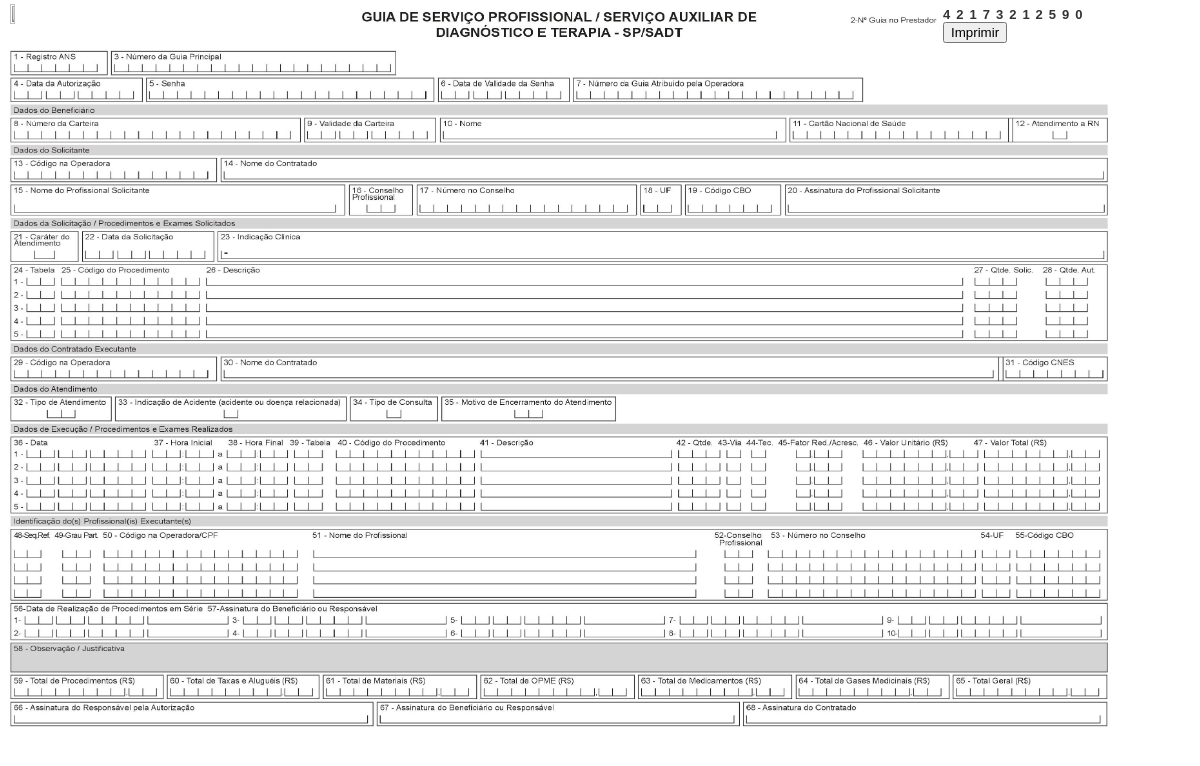
Before: /GuiaSadt10direto.php with the older database file.
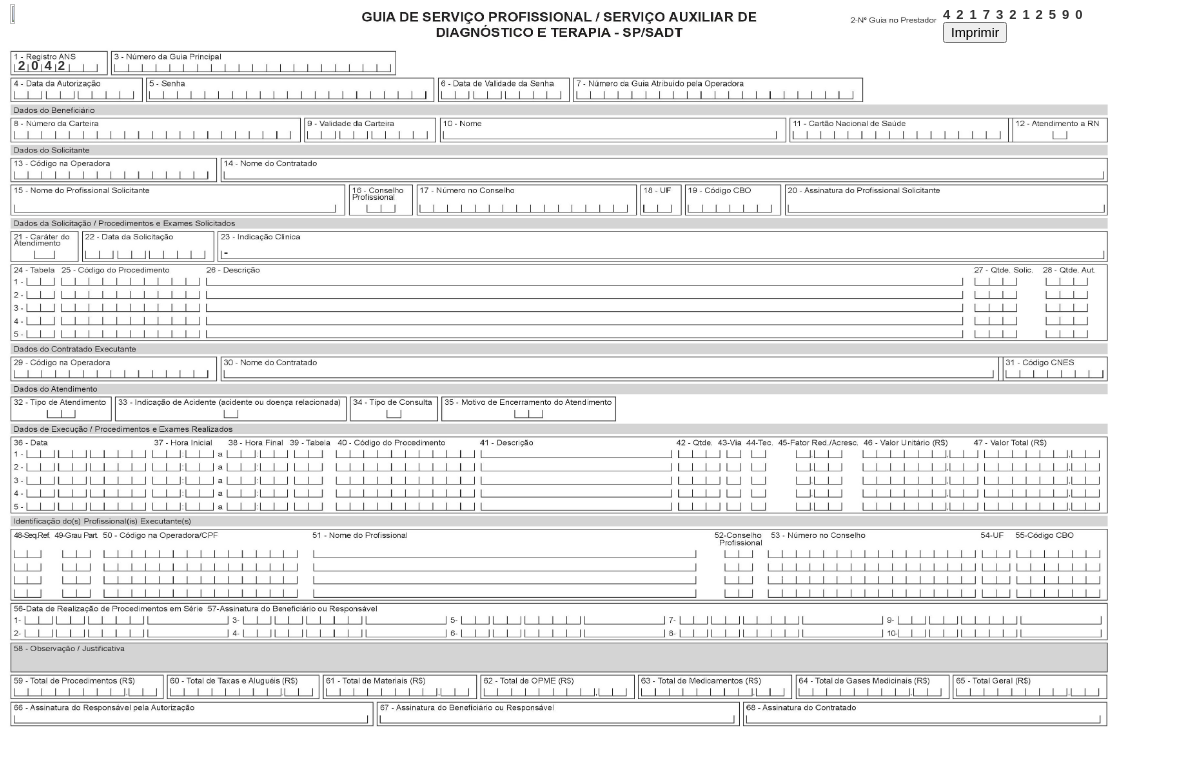
After: the same page with the newer database file.
### tables this page shows
CREATE TABLE `configuracoes` (
  `id` int(50) NOT NULL,
  `nome` varchar(50) NOT NULL,
  `ans` int(50) NOT NULL
);

### buscaconfig.php (called while the page is built, shortened)
<?php
$link = mysql_connect('localhost','root','');
$conexao = mysql_select_db('clinica',$link); if($conexao){
$sql = "SELECT * FROM configuracoes ";
$consulta = mysql_query($sql);
while( $registro = mysql_fetch_assoc($consulta)){
	 $ans =  $registro["ans"] ;
}}
?>

### GuiaSadt10direto.php (the view, shortened to what this page needs)
<?php
include 'buscaconfig.php';
$numeroaleatorio=rand(200, 100000000000);
$nome_medico = $_GET["nome_medico"];
$imagem = $_GET["imagem"];
$nomecliente = $_GET["nomecliente"];
$contratador = $_GET["contratador"];
$empresa = $_GET["empresa"];
$conselho= $_GET["conselho"];
$crm = $_GET["crm"];
$uf = $_GET["uf"];
$cbo = $_GET["cbo"];
$codigocid = $_GET["codigocid"];
$descricaocid = $_GET["descricaocid"];
$procedimento_tabela10= $_GET["procedimento_tabela10"];
$procedimento_codigo10= $_GET["procedimento_codigo10"];
$procedimento_nome10=$_GET["procedimento_nome10"];
?>
<!DOCTYPE html PUBLIC "-//W3C//DTD XHTML 1.0 Transitional//EN" "http://www.w3.org/TR/xhtml1/DTD/xhtml1-transitional.dtd">
<html xmlns="http://www.w3.org/1999/xhtml">
<head>
</head>
<div id="bg">
<img src="img/00001.jpg"/>
</div>
<div class="convenioimg"><img src="<?php echo $imagem ; ?>" width="50%" height="50%" /><div>
<div class="ans" style="letter-spacing:6px; font-size:13px; font-family:Arial, Helvetica, sans-serif; color:#333;"><b><?php echo $ans; ?></b><div>
<div class="cliente" style="letter-spacing:0px; font-size:13px; font-family:Arial, Helvetica, sans-serif; color:#333;"><b><?php echo $nomecliente ?></b><div>
<div class="contratado" style="letter-spacing:2px; font-size:13px; font-family:Arial, Helvetica, sans-serif; color:#333;"><b><?php if ($contratador == 1 ){ echo $nome_medico; } else { echo $empresa; } ?></b><div>
<div class="solicitante" style="letter-spacing:2px; font-size:13px; font-family:Arial, Helvetica, sans-serif; color:#333;"><b><?php echo $nome_medico; ?></b><div>
<div class="conselho" style="letter-spacing:6px; font-size:13px; font-family:Arial, Helvetica, sans-serif; color:#333;"><b><?php echo $conselho; ?></b><div>
<div class="numconselho" style="letter-spacing:7px; font-size:12px; font-family:Arial, Helvetica, sans-serif; color:#333;"><b><?php echo $crm; ?></b><div>
<div class="uf" style="letter-spacing:6px; font-size:13px; font-family:Arial, Helvetica, sans-serif; color:#333;"><b><?php echo $uf; ?></b><div>
<div class="cbo" style="letter-spacing:6px; font-size:12px; font-family:Arial, Helvetica, sans-serif; color:#333;"><b><?php echo $cbo;?></b><div>
<div class="indicacaoclinica" style="letter-spacing:0px; font-size:12px; font-family:Arial, Helvetica, sans-serif; color:#333;"><b><?php echo $codigocid.'-'.$descricaocid; ?></b><div>
<div class="procedimento" style="letter-spacing:6px; font-size:12px; font-family:Arial, Helvetica, sans-serif; color:#333;"><b><?php  echo $procedimento_tabela10; ?></b><div>
<div class="codigo_procedimento" style="letter-spacing:7px; font-size:12px; font-family:Arial, Helvetica, sans-serif; color:#333;"><b><?php echo $procedimento_codigo10; ?></b><div>
<div class="descricao_procedimento" style="letter-spacing:0px; font-size:12px; font-family:Arial, Helvetica, sans-serif; color:#333;"><b><?php echo $procedimento_nome10; ?></b><div>
<div class="procedimento2" style="letter-spacing:6px; font-size:12px; font-family:Arial, Helvetica, sans-serif; color:#333;"><b></b><div>
<div class="codigo_procedimento2" style="letter-spacing:7px; font-size:12px; font-family:Arial, Helvetica, sans-serif; color:#333;"><b></b><div>
<div class="descricao_procedimento2" style="letter-spacing:0px; font-size:12px; font-family:Arial, Helvetica, sans-serif; color:#333;"><b></b><div>
<div class="procedimento3" style="letter-spacing:6px; font-size:12px; font-family:Arial, Helvetica, sans-serif; color:#333;"><b> </b><div>
<div class="codigo_procedimento3" style="letter-spacing:7px; font-size:12px; font-family:Arial, Helvetica, sans-serif; color:#333;"><b></b><div>
<div class="descricao_procedimento3" style="letter-spacing:0px; font-size:12px; font-family:Arial, Helvetica, sans-serif; color:#333;"><b></b><div>
<div class="procedimento4" style="letter-spacing:6px; font-size:12px; font-family:Arial, Helvetica, sans-serif; color:#333;"><b></b><div>
<div class="codigo_procedimento4" style="letter-spacing:7px; font-size:12px; font-family:Arial, Helvetica, sans-serif; color:#333;"><b></b><div>
<div class="descricao_procedimento4" style="letter-spacing:0px; font-size:12px; font-family:Arial, Helvetica, sans-serif; color:#333;"><b></b><div>
<div class="procedimento5" style="letter-spacing:6px; font-size:12px; font-family:Arial, Helvetica, sans-serif; color:#333;"><b></b><div>
<div class="codigo_procedimento5" style="letter-spacing:7px; font-size:12px; font-family:Arial, Helvetica, sans-serif; color:#333;"><b></b><div>
<div class="descricao_procedimento5" style="letter-spacing:0px; font-size:12px; font-family:Arial, Helvetica, sans-serif; color:#333;"><b></b><div>
<div class="numeroaleatorio" style="letter-spacing:6px; font-size:13px; font-family:Arial, Helvetica, sans-serif; color:#333;"><b><?php echo $numeroaleatorio; ?></b><div>
<body>
<button type="submit" class="impri" onClick="javascript:window.print();" class="btn btn-default">Imprimir</button>
</html>

Changed rows visible on the page:
added configuracoes: ans "2042"
